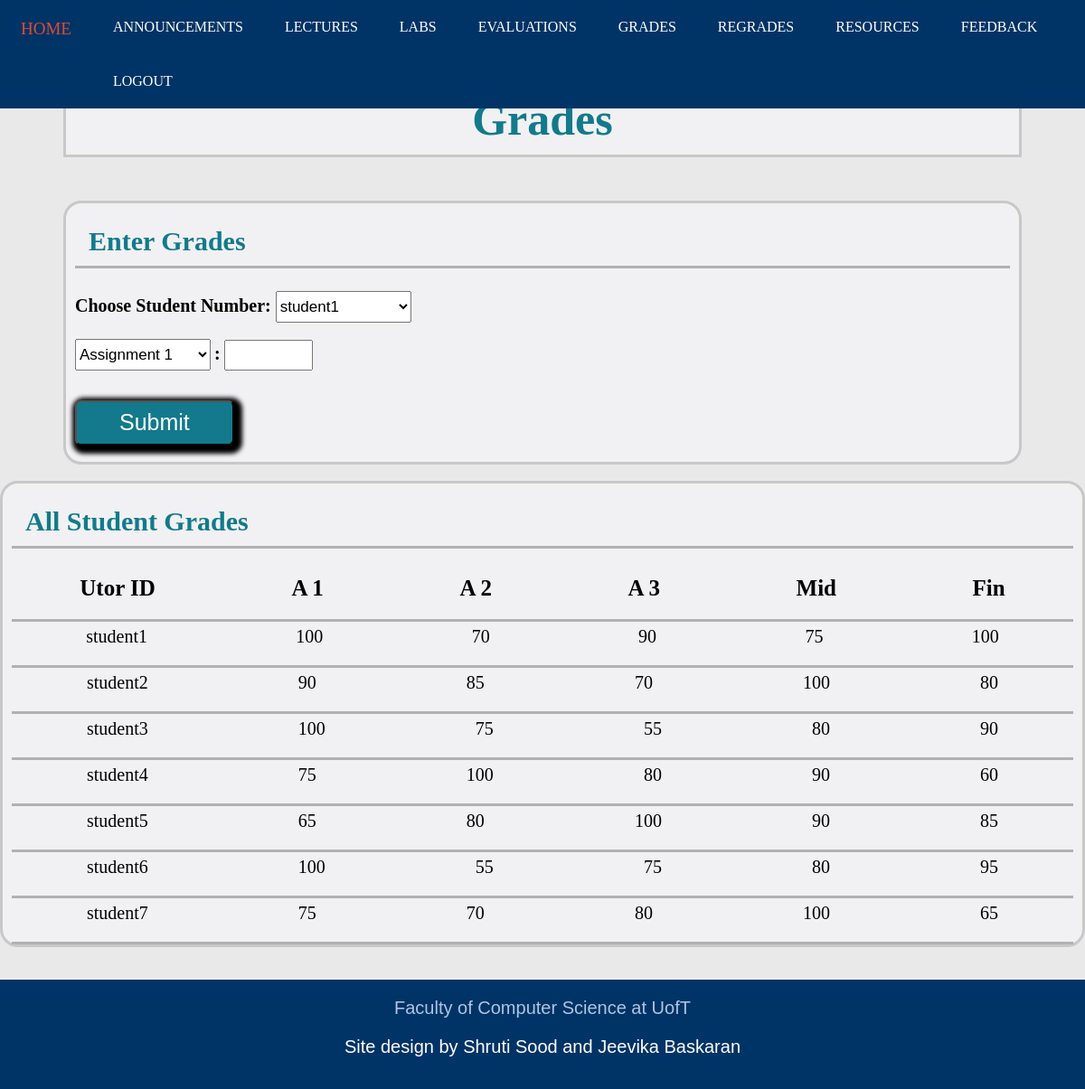
Screenshot of /grades_i.html (signed in) with the database file from the repository.
### tables this page shows
CREATE TABLE "Grades" (
	"UtorID"	TEXT,
	"A1"	INTEGER,
	"A2"	INTEGER,
	"A3"	INTEGER,
	"Midterm"	INTEGER,
	"Final"	INTEGER,
	PRIMARY KEY("UtorID")
);

### app.py (the view)
@app.route('/grades_i.html')
def grades_i():
    if session.get('current_login') == None:
        return render_template('login.html')
    else:
        if session.get('user_type') == 'instructor':
            sql = """ SELECT UtorID FROM accounts WHERE type = 'student' """
            students = db.engine.execute(text(sql))
            sql = """ SELECT * FROM Grades """
            class1 = db.engine.execute(text(sql))
            return render_template('/grades_i.html', class1 = class1, students = students)
        else:
            return render_template('login.html')

### templates/grades_i.html (shortened to what this page needs)
<!DOCTYPE html>
<html>
<head>
	<link rel="stylesheet" type="text/css" href="static/StyleSheets/gradei.css">
	<link rel="stylesheet" type="text/css" href="static/StyleSheets/headerfooter.css">
</head>
<body>
	<div class = "navbar">
		<a href="index_i.html">HOME</a>
		<a href="announcements_i.html">ANNOUNCEMENTS</a>
		<a href="lectures_i.html">LECTURES</a>
		<a href="labs_i.html">LABS</a>
		<a href="evaluations_i.html">EVALUATIONS</a>
		<a href="grades_i.html">GRADES</a>
		<a href="regrades_i.html">REGRADES</a>
		<a href="resources_i.html">RESOURCES</a>
		<a href="feedback_i.html">FEEDBACK</a>
		<a href="logout">LOGOUT</a>
	</div>
	<div class = "title">
		<section class="title_sec">
			<h1>Grades</h1>
		</section>
	</div>
	<br>
	<div class = "entermark">
		<section class="enter_mark">
			<h1> Enter Grades </h1>
			<div class = "formsection">
				<form action = "EnterGrades" method="POST" onsubmit = "return grades_val1()">
					<label for = "StudentNumber"><strong>Choose Student Number: </strong></label>
					<select id = "stds" name = "stds" class = "assgn">
			            {% for student in students%}
			            	<option value = "{{ student['UtorID'] }}">{{ student['UtorID'] }}</option>
			            {% endfor %}
			        </select>
					<br> </br>
					<select id = "assgn" name = "assgn" class = "assgn">
			            <option value = "A1">Assignment 1</option>
			        </select>
			        <label><strong>:</strong></label>
					<input class = "assgn1" type = "number" id="grade" name = "grade" min = "0" max = "100" required>
					<br> </br>
					<input type = "submit" value = "Submit" class="Submit">
				</form>
			</div>
			<br>
		</section>
	</div>
	<br>
	<div class = "allmark">
		<section class="all_mark">
			<h1> All Student Grades </h1>
			<div class = "Heading">
				<h2 class = "item1">Utor ID</h2>
				<h2 class = "item2">A 1</h2>
				<h2 class = "item3">A 2</h2>
				<h2 class = "item4">A 3</h2>
				<h2 class = "item5">Mid</h2>
				<h2 class = "item6">Fin</h2>
			</div>
			{% for student in class1 : %}
			<div class = "stdgrades">
				<p class = "item1">{{ student['UtorID'] }}</p>
				<p class = "item2">{{ student['A1'] }}</p>
				<p class = "item3">{{ student['A2'] }}</p>
				<p class = "item4">{{ student['A3'] }}</p>
				<p class = "item5">{{ student['Midterm'] }}</p>
				<p class = "item6">{{ student['Final'] }}</p>
			</div>
			{% endfor %}
		</section>
	</div>
	<br><br>
	<div class = "footer">
		<a href="https://web.cs.toronto.edu/" target="_blank">Faculty of Computer Science at UofT</a>
		<p>Site design by Shruti Sood and Jeevika Baskaran</p>
	</div>
</body>
</html>

### static/StyleSheets/gradei.css (style rules this page uses)
.title { margin-top: 90px; background-color: #F1F1F3; margin-left: 70px; margin-right: 70px; }
.title_sec { padding-left: 10px; padding-right: 10px; border: solid; border-color: #C8C8C8; display: block; }
.title_sec h1 { color: #127a8c; font-size: 50px; text-align: center; margin:10px; }
.entermark { margin-top: 30px; margin-left: 70px; margin-right: 70px; }
.assgn1 { height : 28px; width : 90px; font-size: 17px; }
.enter_mark { padding-left: 10px; padding-right: 10px; border: solid; border-color: #C8C8C8; display: block; border-radius: 20px; background-color: #F1F1F3; }
.all_mark { padding-left: 10px; padding-right: 10px; border: solid; border-color: #C8C8C8; display: block; border-radius: 20px; background-color: #F1F1F3; }
.enter_mark label { font-size: 20px; }
.enter_mark h1 { color: #127a8c; padding-bottom: 10px; padding-left: 15px; font-size: 30px; border-bottom: solid; border-bottom-color: #B1B1B1; }
.all_mark h1 { color: #127a8c; padding-bottom: 10px; padding-left: 15px; font-size: 30px; border-bottom: solid; border-bottom-color: #B1B1B1; }
.Submit { align-self: center; margin-top: 15px; font-size: 30px; border-radius: 0.4rem; box-shadow: 3px 3px 5px 6px #000000; }
.entermark input[type=submit] { width:17%; height:50px; font-size:25px; background-color: #127a8c; color: white; align-items: center; }
.assgn { height : 35px; width : 150px; font-size: 17px; }
.Heading { display: grid; overflow: hidden; width: 100%; border-bottom: solid; border-bottom-color: #B1B1B1; }
.stdgrades { display:grid; overflow: hidden; width: 100%; border-bottom: solid; border-bottom-color: #B1B1B1; }
.item1 { grid-column-start: 1; grid-column-end: 2; text-align: center; }
.item2 { grid-column-start: 2; grid-column-end: 3; text-align: center; }
.item3 { grid-column-start: 3; grid-column-end: 4; text-align: center; }
.item4 { grid-column-start: 4; grid-column-end: 5; }
.item5 { grid-column-start: 5; grid-column-end: 6; text-align: center; }
.item6 { grid-column-start: 6; grid-column-end: 7; text-align: center; }
.stdgrades p { font-size: 20px; float: left; text-align: center; padding: 5px; padding-bottom: 0px; margin-top:0px; text-decoration: none; }
.Heading h2 { float: left; text-align: center; padding: 5px; padding-bottom: 0px; margin-top:0px; text-decoration: none; font-size: 25px; }

### static/StyleSheets/headerfooter.css (style rules this page uses)
body { margin:0px; border:0px; padding:0px; background-color: #E9E9E9; }
.navbar { background-color: #003366; position: fixed; top: 0; overflow: hidden; width: 100%; }
.navbar a { float: left; color: white; text-align: center; padding: 21px 23px; text-decoration: none; font-size: 16px; }
.footer { background-color: #003366; overflow: hidden; min-height: 12vh; padding-top: 20px; padding-bottom: 5px; font-family:'Poppins', sans-serif; text-align: center; }
.footer a { color: #ACC6E2; padding-top: : 20px; text-decoration: none; font-size: 20px; }
.footer p { color: white; font-size: 20px; }

### rows the page displays
Grades: UtorID "student1", A1 "100", A2 "70", A3 "90", Midterm "75", Final "100"
Grades: UtorID "student2", A1 "90", A2 "85", A3 "70", Midterm "100", Final "80"
Grades: UtorID "student3", A1 "100", A2 "75", A3 "55", Midterm "80", Final "90"
Grades: UtorID "student4", A1 "75", A2 "100", A3 "80", Midterm "90", Final "60"
Grades: UtorID "student5", A1 "65", A2 "80", A3 "100", Midterm "90", Final "85"
Grades: UtorID "student6", A1 "100", A2 "55", A3 "75", Midterm "80", Final "95"
Grades: UtorID "student7", A1 "75", A2 "70", A3 "80", Midterm "100", Final "65"

### other values shown
form field stds "student1"
